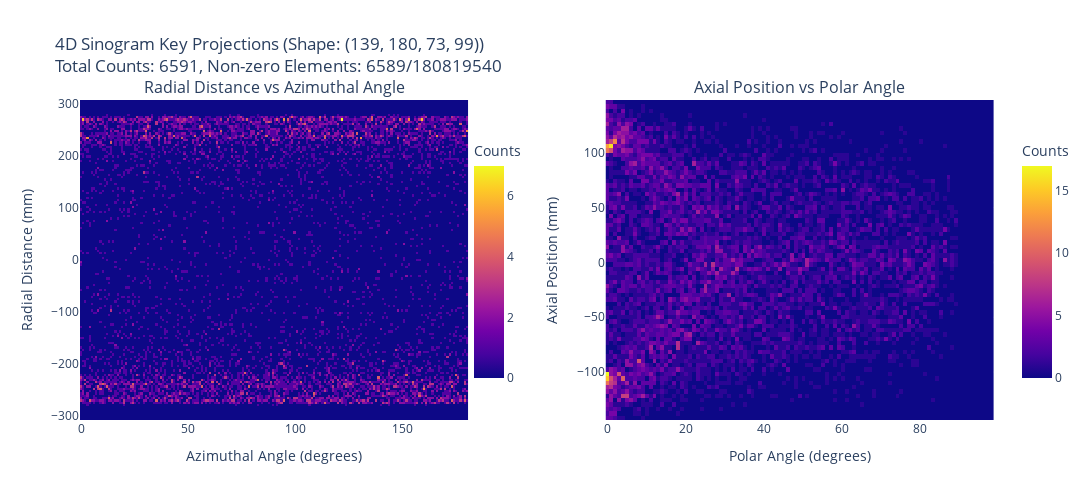

Source (notebook cell):
### Code cell
# # Generate 4D sinogram from detector IDs
# sinogram_4d, metadata = plot_sinogram_key_projections(
#     data=detector_ids,
#     info=info,
#     input_type="detector_ids",
#     device="cpu",
# )

# # Generate 4D sinogram from LORs
# sinogram_4d, metadata = plot_sinogram_key_projections(
#     data=filtered_coordinates,
#     # info=info,
#     input_type="lor_coordinates",
#     device="cpu",
#     # angular_bin_size_deg=0.1,
#     # polar_bin_size_deg=1
# )

### Figure 1 — Plotly figure (JSON) as saved in the notebook; plotly's stock layout.template omitted (floating-point values rounded to 4 significant figures; data arrays with more than 128 entries replaced by an {"elided": "..."} marker saying what was removed)
{"data": [{"colorbar": {"len": 0.8, "title": {"text": "Counts"}, "x": 0.42}, "hovertemplate": "<b>Azimuthal Angle: %{x:.1f}°</b><br><b>Radial Distance: %{y:.1f} mm</b><br><b>Count: %{z:.3f}</b><extra></extra>", "showscale": true, "type": "heatmap", "x": {"elided": "180 float values"}, "xaxis": "x", "y": {"elided": "139 float values"}, "yaxis": "y", "z": {"elided": "139x180 float values"}}, {"colorbar": {"len": 0.8, "title": {"text": "Counts"}, "x": 1.02}, "hovertemplate": "<b>Polar Angle: %{x:.1f}°</b><br><b>Axial Position: %{y:.1f} mm</b><br><b>Count: %{z:.3f}</b><extra></extra>", "showscale": true, "type": "heatmap", "x": [0.0, 1.003, 2.006, 3.009, 4.012, 5.015, 6.018, 7.021, 8.024, 9.027, 10.03, 11.03, 12.04, 13.04, 14.04, 15.04, 16.05, 17.05, 18.05, 19.06, 20.06, 21.06, 22.07, 23.07, 24.07, 25.07, 26.08, 27.08, 28.08, 29.09, 30.09, 31.09, 32.1, 33.1, 34.1, 35.1, 36.11, 37.11, 38.11, 39.12, 40.12, 41.12, 42.13, 43.13, 44.13, 45.13, 46.14, 47.14, 48.14, 49.15, 50.15, 51.15, 52.16, 53.16, 54.16, 55.16, 56.17, 57.17, 58.17, 59.18, 60.18, 61.18, 62.19, 63.19, 64.19, 65.19, 66.2, 67.2, 68.2, 69.21, 70.21, 71.21, 72.22, 73.22, 74.22, 75.22, 76.23, 77.23, 78.23, 79.24, 80.24, 81.24, 82.25, 83.25, 84.25, 85.25, 86.26, 87.26, 88.26, 89.27, 90.27, 91.27, 92.27, 93.28, 94.28, 95.28, 96.29, 97.29, 98.29], "xaxis": "x2", "y": [-141.7, -137.7, -133.7, -129.7, -125.7, -121.7, -117.7, -113.7, -109.7, -105.7, -101.7, -97.71, -93.72, -89.72, -85.72, -81.72, -77.72, -73.72, -69.72, -65.72, -61.72, -57.73, -53.73, -49.73, -45.73, -41.73, -37.73, -33.73, -29.73, -25.73, -21.74, -17.74, -13.74, -9.739, -5.741, -1.742, 2.257, 6.256, 10.25, 14.25, 18.25, 22.25, 26.25, 30.25, 34.25, 38.25, 42.25, 46.24, 50.24, 54.24, 58.24, 62.24, 66.24, 70.24, 74.24, 78.24, 82.23, 86.23, 90.23, 94.23, 98.23, 102.2, 106.2, 110.2, 114.2, 118.2, 122.2, 126.2, 130.2, 134.2, 138.2, 142.2, 146.2], "yaxis": "y2", "z": {"elided": "73x99 float values"}}], "layout": {"annotations": [{"font": {"size": 16}, "showarrow": false, "text": "Radial Distance vs Azimuthal Angle", "x": 0.2125, "xanchor": "center", "xref": "paper", "y": 1, "yanchor": "bottom", "yref": "paper"}, {"font": {"size": 16}, "showarrow": false, "text": "Axial Position vs Polar Angle", "x": 0.7875, "xanchor": "center", "xref": "paper", "y": 1, "yanchor": "bottom", "yref": "paper"}], "font": {"size": 12}, "height": 500, "title": {"text": "4D Sinogram Key Projections (Shape: (139, 180, 73, 99))<br>Total Counts: 6591, Non-zero Elements: 6589/180819540"}, "width": 1200, "xaxis": {"anchor": "y", "domain": [0, 0.425], "title": {"text": "Azimuthal Angle (degrees)"}}, "xaxis2": {"anchor": "y2", "domain": [0.575, 1], "title": {"text": "Polar Angle (degrees)"}}, "yaxis": {"anchor": "x", "domain": [0, 1], "title": {"text": "Radial Distance (mm)"}}, "yaxis2": {"anchor": "x2", "domain": [0, 1], "title": {"text": "Axial Position (mm)"}}}}
